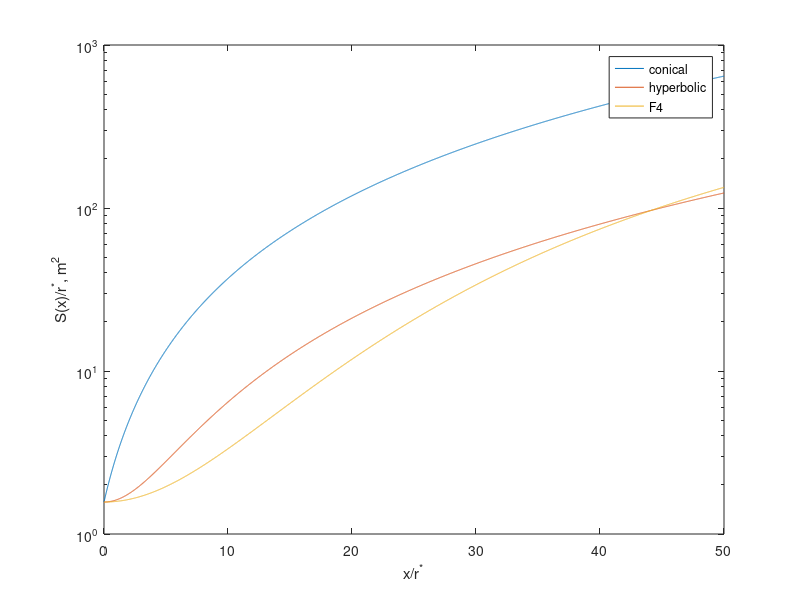
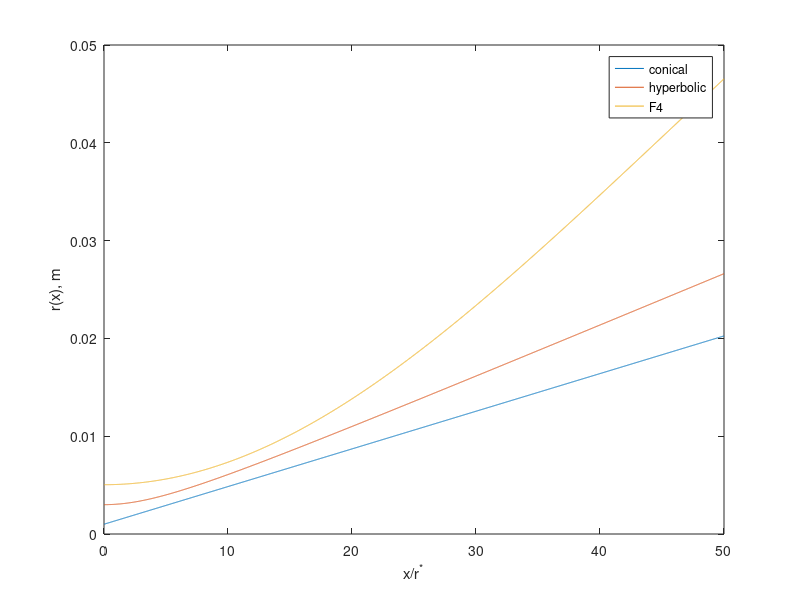

The MATLAB source for these figures, in order:
clc
clear
close all
format long e

x = 0: 0.01 : 50;

% conical

r_cr1 = 1e-3;
alpha1 = 0.117*pi;
r1 = r_cr1 + x.*r_cr1.*tan(alpha1);
S1 = pi*r1.^2./2./r_cr1^2;

% hyperbolic

r_cr2 = 3e-3;
alpha2 = 1/18*pi;
r2 = r_cr2.*sqrt(1 + (x.*r_cr2).^2.*(tan(alpha2)/r_cr2)^2);
S2 = pi*r2.^2./2./r_cr2^2;

% F4

a = 0.3599;
bb = 0.2277;
cc = 0.1884;
d = 0.0184;
e = 0.1447;
r = a - bb - d/e;
r_cr3 = a - bb - d/e;
xx = x.*r_cr3;
r3 = a - bb.*exp(-cc.*xx.^2) - d./(xx.^2 + e);
S3 = pi.*r3.^2./2./r_cr3^2;

figure(1)
semilogy(x, [S1; S2; S3])
legend('conical','hyperbolic','F4')
xlabel('x/r^*')
ylabel('S(x)/r^*, m^2')

figure(2)
plot(x, [r1; r2; r3])
legend('conical','hyperbolic','F4')
xlabel('x/r^*')
ylabel('r(x), m')